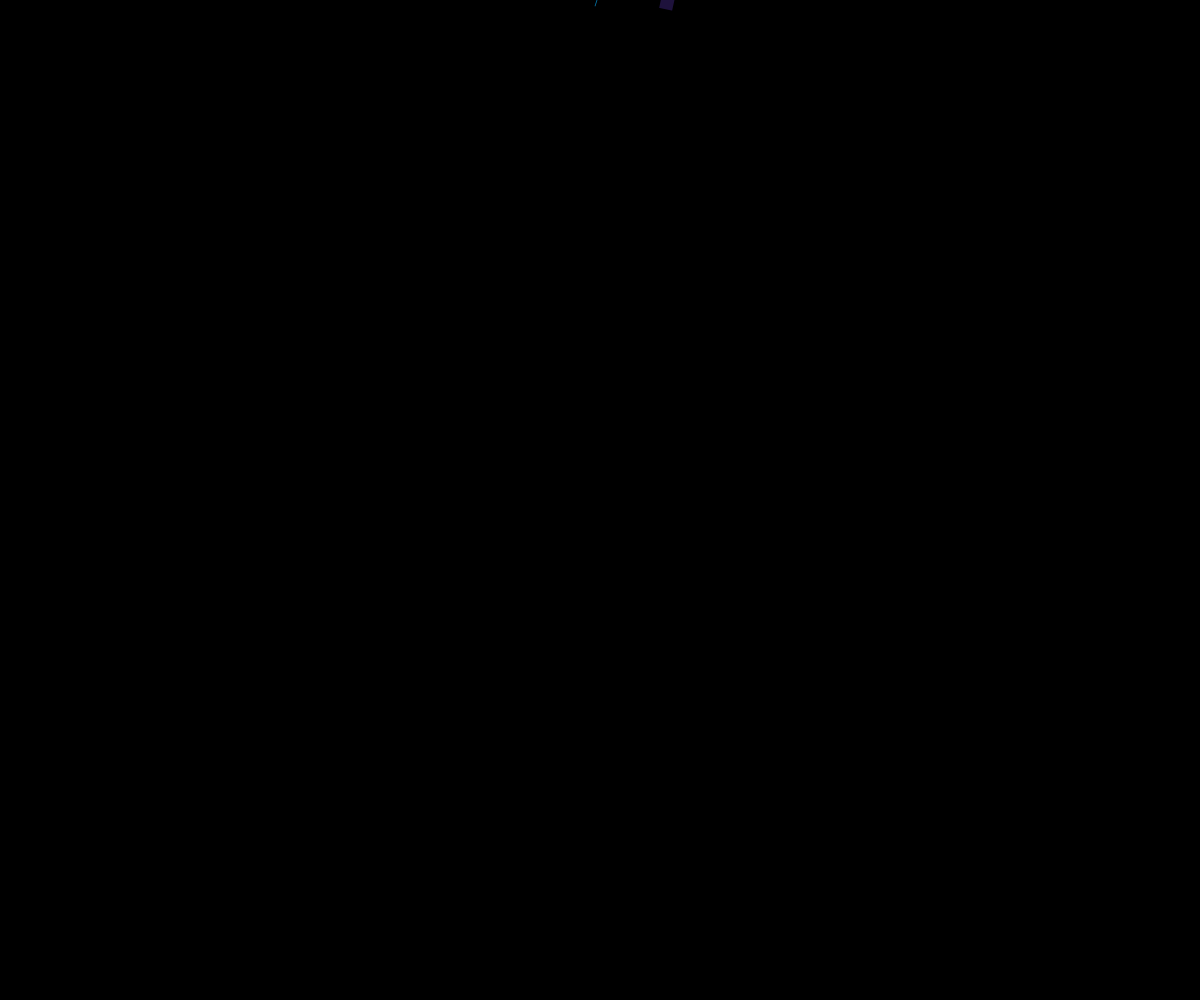
Frame 1 (no input)
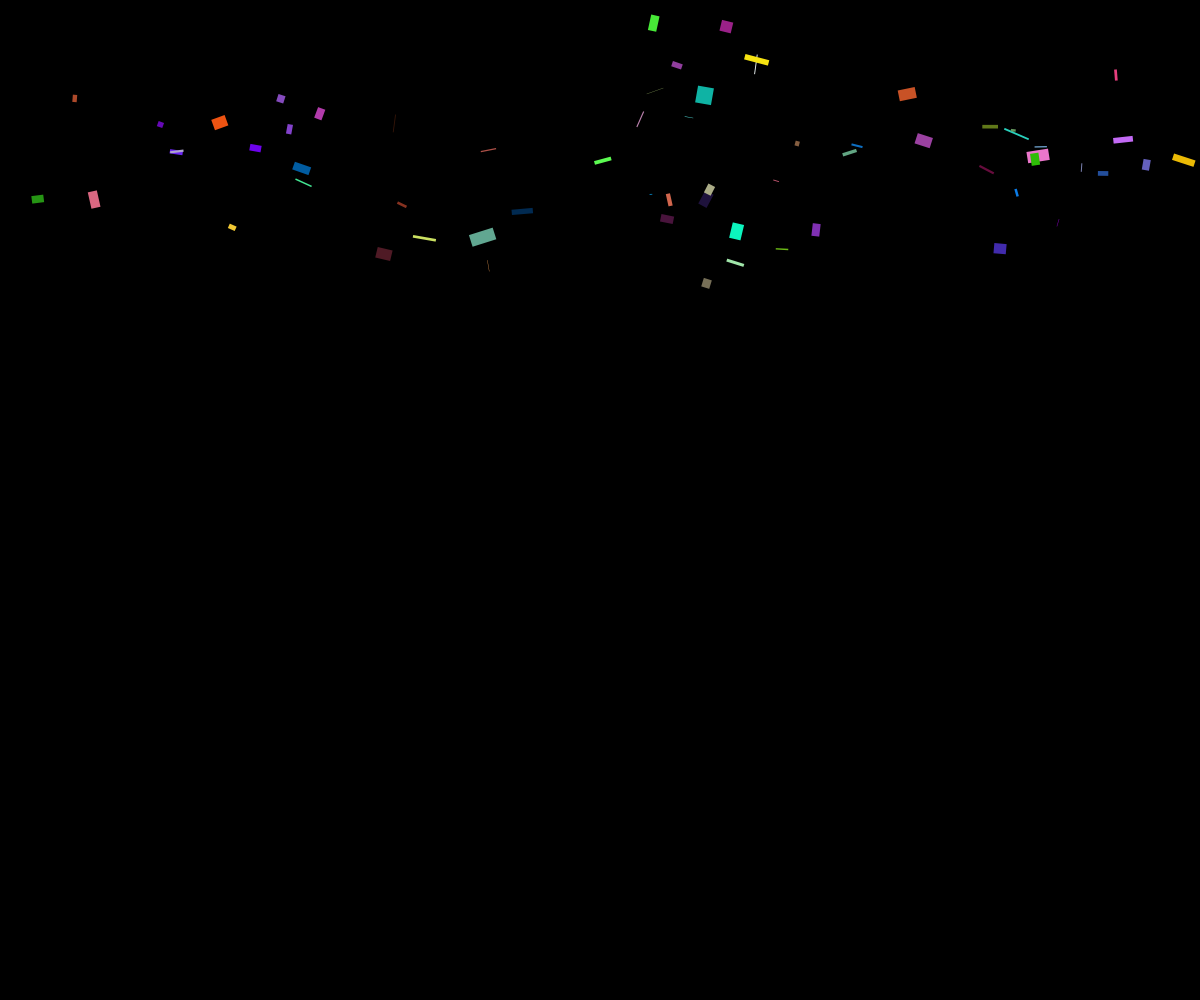
Frame 60 (no input)
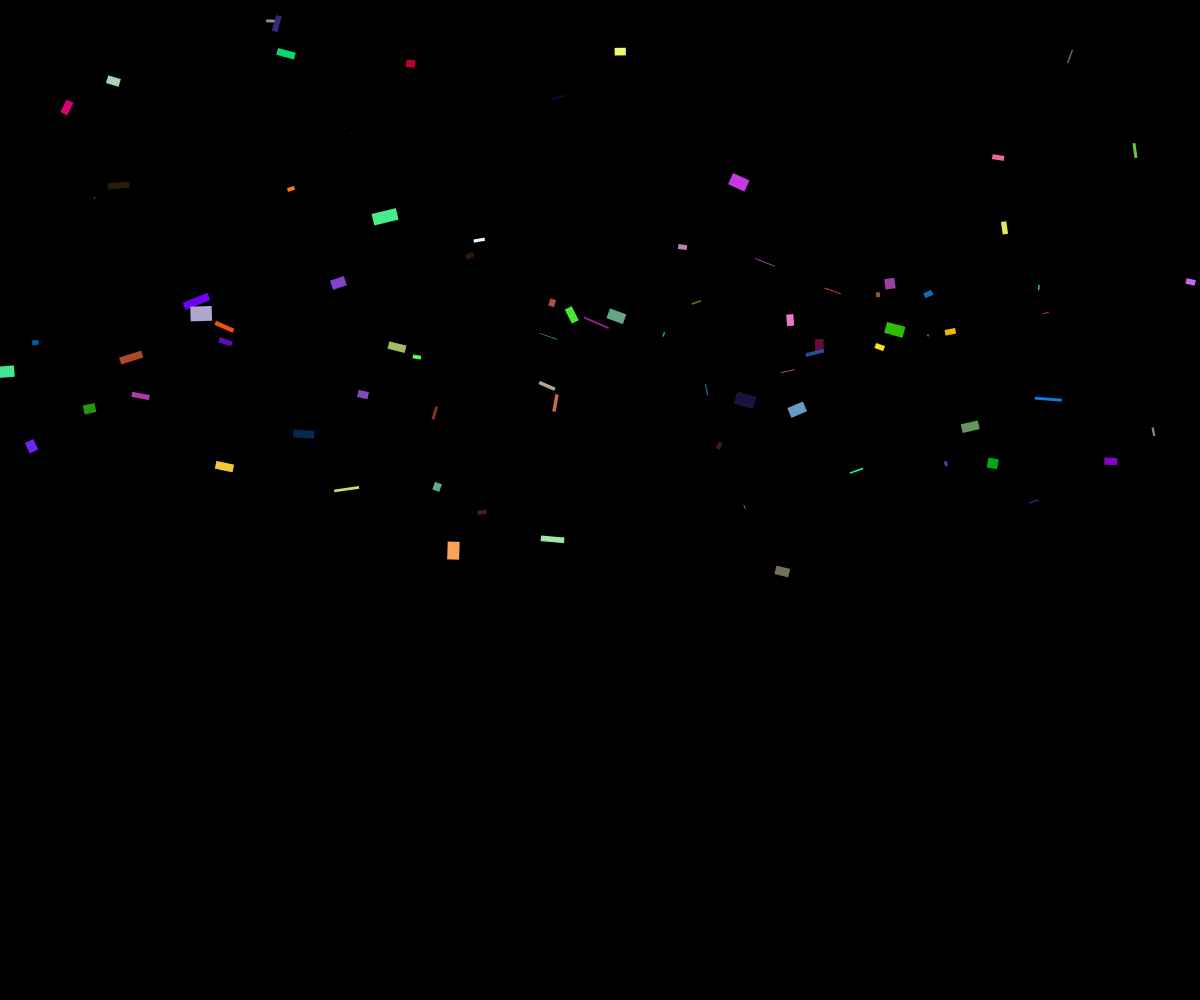
Frame 120 (the mouse pressed at the canvas centre since frame 60)

The p5.js sketch that drew these frames (run headless with seeded random() and noise() and a simulated clock; from frame 60 on, the mouse is pressed at the canvas centre):

// p5.js sketch
// ── sketch.js
let gravity_value = 5;

let confetti_array = [];

function random_color(){
  thecol = color(random(0,255),random(0,255),random(0,255));
  return thecol;
}

// function random_color(){
//   col1 = color(255,215,0);
//   col2 = color(190,194,203);
//   return ((random()>0.5) ? col1 : col2);
// }

function init(){
  ww = windowWidth;
  wh = windowHeight;
  canvas = createCanvas(ww,wh);
  canvas.style('z-index','-1');
  canvas.position(0,0);

  for(let i=0; i<60; i++){
    confetti_array.push(new Confetti(random(ww),random(-500,0)));
  }
}

function setup(){
  pixelDensity(2);
  angleMode(DEGREES);
  rectMode(CENTER);
  noStroke();
  init();
  // conf = new Confetti(ww/2,0);
}

function draw(){
  background(0);
  // circle(mouseX,mouseY,100);
  for (conf of confetti_array){
    if (conf.alive){
      conf.update();
      conf.show();
    }
    else{
      ind = confetti_array.indexOf(conf);
      confetti_array.splice(ind,1);
    }
  }

  if (confetti_array.length < 100){
    for (let i=0; i<10; i++){
      confetti_array.push(new Confetti(random(ww),0))
    }
  }
  // console.log(confetti_array);
}

// ── confetti.js
function Confetti(x,y){
  this.alive = true;
  this.pos = createVector(x,y);

  this.color = random_color();
  this.grav = random(2,gravity_value);

  this.max_width = random(10,30);
  this.max_height = random(10,20);
  this.max_rot = random(20,30);
  this.max_x_dev = random(90,300);


  this.width_vel = random(0.5,4);
  this.height_vel = random(0.1,4);
  this.rot_vel = random(0.1,1);
  this.x_vel = random(0.1,5);

  this.x_moved = 0;
  this.width = random(-this.max_width,this.max_width);
  this.height = random(-this.max_height,this.max_height);
  this.rot = random(0,this.max_rot);
}

Confetti.prototype = {
  maxmin: function(val,dev,min,max){
    if ((val) > max || (val) < min){
      return true;
    }
    else{
      return false;
    }
  },

  update: function(){
    this.pos.y += this.grav;
    this.width_vel = this.maxmin(this.width,this.width_vel,-this.max_width,this.max_width) ? this.width_vel * (-1) : this.width_vel;
    this.height_vel = this.maxmin(this.height,this.height_vel,-this.max_height,this.max_height) ? this.height_vel * (-1) : this.height_vel;
    this.rot_vel = this.maxmin(this.rot,this.rot_vel,-this.max_rot,this.max_rot) ? this.rot_vel * (-1) : this.rot_vel;
    this.x_vel = this.maxmin(this.x_moved,this.x_vel,-this.max_x_dev,this.max_x_dev) ? this.x_vel * (-1) : this.x_vel;

    this.width += this.width_vel;
    this.height += this.height_vel;
    this.rot += this.rot_vel;
    this.pos.x += this.x_vel;
    this.x_moved += this.x_vel;


    if (this.pos.y > wh){
      this.alive = false;
    }
  },

  show: function(){
    fill(this.color);
    push();
    translate(this.pos.x,this.pos.y);
    rotate(this.rot);
    rect(0,0,this.width,this.height);
    pop();
  }
}
